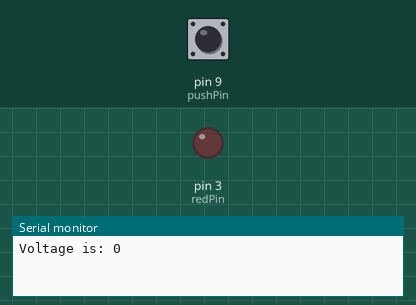
The sketch below on a simulated Arduino Uno, built with avr-gcc and run on an emulated ATmega328P. Parts: output pins drawn as LEDs (lit = HIGH), the last lines printed to the serial monitor. The inputs (shaded band) are chosen by the test bench; at power-on: pin 9 (pushPin) LOW.

Above: at 0.1 s.
At 0.6 s:
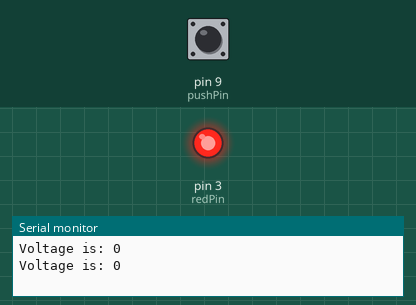
Timing chart, 0 to 2.1 s (numbered marks = the images above):
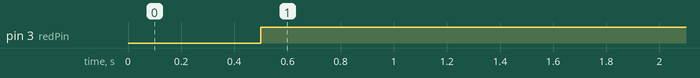

The sketch:

PushButton.ino
```cpp
int pushPin = 9;
int redPin = 3;
int buttonVal;
int dt = 500;

void setup() {
  // put your setup code here, to run once:

  Serial.begin(9600);
  pinMode(pushPin, INPUT);
  pinMode(redPin, OUTPUT);

}

void loop() {
  // put your main code here, to run repeatedly:
  buttonVal = digitalRead(pushPin);
  Serial.print("Voltage is: ");
  Serial.println(buttonVal);

 if(buttonVal == 1){
  digitalWrite(redPin, LOW);
 }
delay(dt);
 if(buttonVal == 0){
  digitalWrite(redPin, HIGH);
 }
}
```

Measured:
- by itself, pin 3 (redPin): LOW → HIGH at 0.50 s
